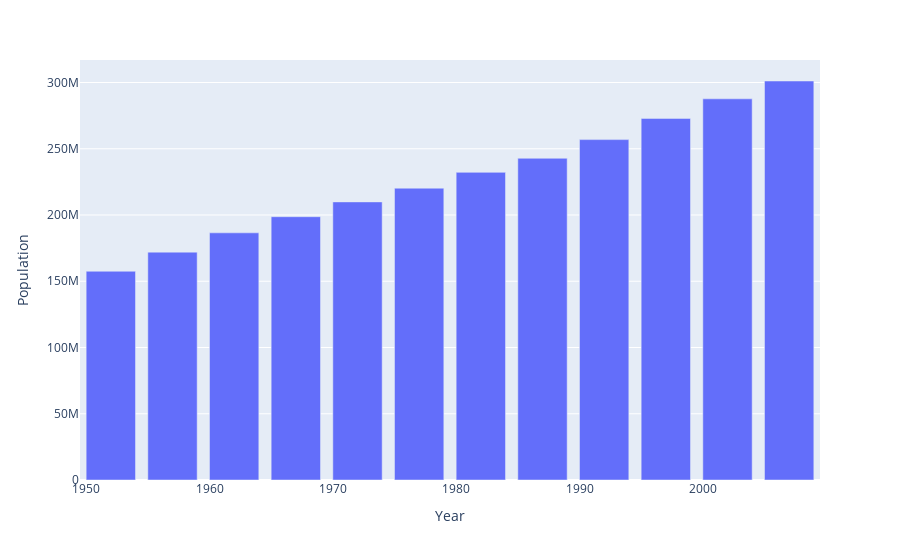

The notebook cell saved with this chart:
### Code cell
px.bar(df_us, x='year', y='pop', labels={'year': 'Year', 'pop': 'Population'})

### Figure 1 — Plotly figure (JSON) as saved in the notebook; plotly's stock layout.template omitted (floating-point values rounded to 4 significant figures)
{"data": [{"alignmentgroup": "True", "hovertemplate": "Year=%{x}<br>Population=%{y}<extra></extra>", "legendgroup": "", "marker": {"color": "#636efa", "pattern": {"shape": ""}}, "name": "", "offsetgroup": "", "orientation": "v", "showlegend": false, "textposition": "auto", "type": "bar", "x": [1952, 1957, 1962, 1967, 1972, 1977, 1982, 1987, 1992, 1997, 2002, 2007], "xaxis": "x", "y": [157553000, 171984000, 186538000, 198712000, 209896000, 220239000, 232187835, 242803533, 256894189, 272911760, 287675526, 301139947], "yaxis": "y"}], "layout": {"barmode": "relative", "legend": {"tracegroupgap": 0}, "margin": {"t": 60}, "xaxis": {"anchor": "y", "domain": [0, 1], "title": {"text": "Year"}}, "yaxis": {"anchor": "x", "domain": [0, 1], "title": {"text": "Population"}}}}
